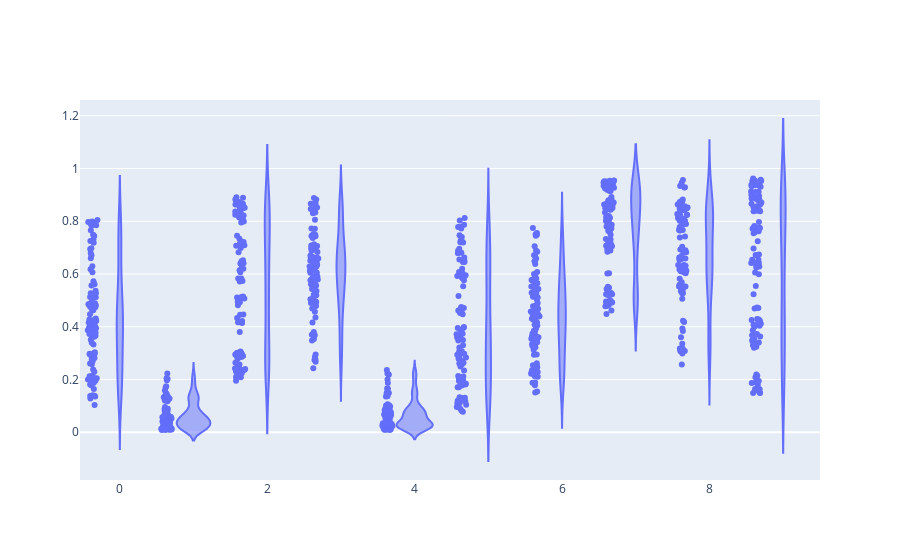

Notebook cell for this chart:
### Code cell
n=100
data = []

# for context in [np.zeros(2), np.array([0, 1]), np.array([1, 0]), np.ones(2)]:
rewards = []
arms = []
for arm in range(k):
    arms.extend([arm]*n)
    for _ in range(n):
        x, z = bandit.get_context()
        # for _ in range (n):
        rewards.append(bandit.get_reward(arm, x, z))
data.append(go.Violin(x=arms, y=rewards, points='all')) #, name=f'{context}'))

fig = go.Figure(data=data).show()

### Figure 1 — Plotly figure (JSON) as saved in the notebook; plotly's stock layout.template omitted (floating-point values rounded to 4 significant figures; data arrays with more than 128 entries replaced by an {"elided": "..."} marker saying what was removed)
{"data": [{"points": "all", "type": "violin", "x": {"elided": "1000 int values"}, "y": {"elided": "1000 float values"}}], "layout": {"autosize": true, "xaxis": {"autorange": true, "range": [-0.5308, 9.5], "type": "linear"}, "yaxis": {"autorange": true, "range": [-0.1809, 1.26], "type": "linear"}}}
